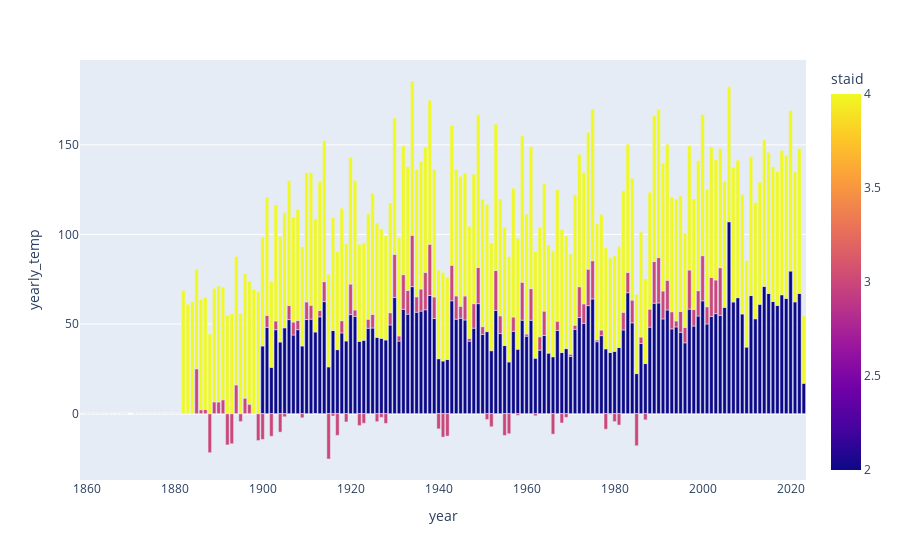

Notebook source saved alongside this figure:
### Code cell
fig = px.bar(data_yearly_temp, x='year', y='yearly_temp',
            color = 'staid')
fig.show()

### Figure 1 — Plotly figure (JSON) as saved in the notebook; plotly's stock layout.template omitted (floating-point values rounded to 4 significant figures; data arrays with more than 128 entries replaced by an {"elided": "..."} marker saying what was removed)
{"data": [{"alignmentgroup": "True", "hovertemplate": "year=%{x}<br>yearly_temp=%{y}<br>staid=%{marker.color}<extra></extra>", "legendgroup": "", "marker": {"color": {"elided": "450 int values"}, "coloraxis": "coloraxis", "pattern": {"shape": ""}}, "name": "", "offsetgroup": "", "orientation": "v", "showlegend": false, "textposition": "auto", "type": "bar", "x": {"elided": "450 int values"}, "xaxis": "x", "y": {"elided": "450 float values"}, "yaxis": "y"}], "layout": {"barmode": "relative", "coloraxis": {"colorbar": {"title": {"text": "staid"}}, "colorscale": [[0, "#0d0887"], [0.1111, "#46039f"], [0.2222, "#7201a8"], [0.3333, "#9c179e"], [0.4444, "#bd3786"], [0.5556, "#d8576b"], [0.6667, "#ed7953"], [0.7778, "#fb9f3a"], [0.8889, "#fdca26"], [1, "#f0f921"]]}, "legend": {"tracegroupgap": 0}, "margin": {"t": 60}, "xaxis": {"anchor": "y", "domain": [0, 1], "title": {"text": "year"}}, "yaxis": {"anchor": "x", "domain": [0, 1], "title": {"text": "yearly_temp"}}}}
